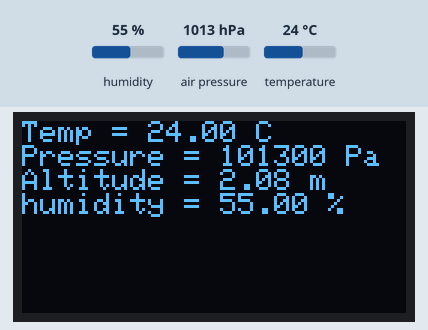
A sketch run on a simulated ESP32. Shown: 128×64 one-colour display. The inputs (shaded band) are chosen by the test bench; at power-on: temperature 24 °C, humidity 55 %, air pressure 1013 hPa. The display library's start-up logo is not drawn; what the sketch prints to the serial monitor is not drawn.

Above: at 2.2 s.
2.3 s: temperature set to 12 °C
At 3.9 s:
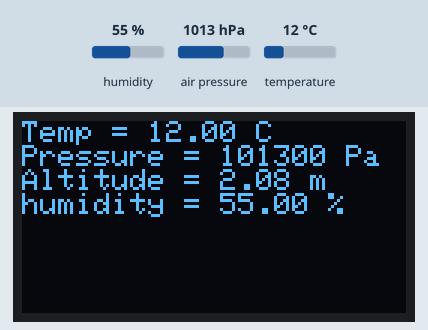
4.6 s: humidity set to 22 %
At 6.3 s:
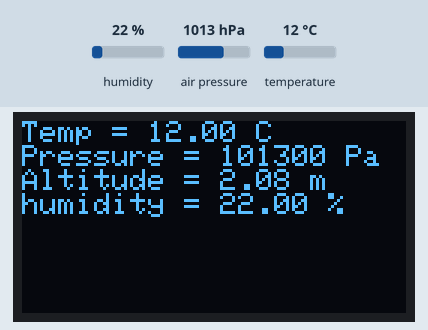
6.6 s: air pressure set to 952 hPa
At 8.0 s:
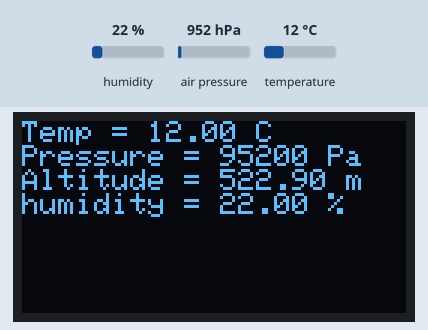
8.6 s: temperature set to 19 °C
Timing chart, 0 to 11.6 s (numbered marks = the images above; inputs shaded):
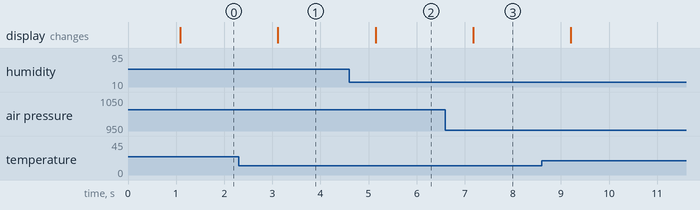

The sketch:

esp32_bme280_ssd1306.ino
```cpp
#include <SPI.h>
#include <Wire.h>
#include <Adafruit_GFX.h>
#include <Adafruit_SSD1306.h>

// If using software SPI (the default case):
#define OLED_MOSI  15
#define OLED_CLK   13
#define OLED_DC    0
#define OLED_CS    4
#define OLED_RESET 2

#include <Adafruit_Sensor.h>
#include <Adafruit_BME280.h>

#define BME_SCK 23
#define BME_MISO 21
#define BME_MOSI 22
#define BME_CS 19

Adafruit_SSD1306 display(OLED_MOSI, OLED_CLK, OLED_DC, OLED_RESET, OLED_CS);
Adafruit_BME280 bme(BME_CS, BME_MOSI, BME_MISO, BME_SCK);

void setup()   {
  Serial.begin(9600);
  display.begin(SSD1306_SWITCHCAPVCC);
  display.display();
  delay(1000);
  display.clearDisplay();
  display.setTextSize(1);
  display.setTextColor(WHITE);
  bme.begin();
}

void loop()
{
  long int pres = bme.readPressure();
  double temp = bme.readTemperature();
  double altitude = bme.readAltitude(1013.25);
  double humidity=bme.readHumidity();
  display.clearDisplay();
  display.setCursor(0,0);
  display.print("Temp = ");
  display.print(temp);
  Serial.print(temp);
  display.print(" C\n");
  display.print("Pressure = ");
  display.print(pres);
  display.print(" Pa\n");
  display.print("Altitude = ");
  display.print(altitude);
  display.print(" m\n");
  display.print("humidity = ");
  display.print(humidity);
  display.print(" %\n");
  display.display();
  delay(2000);
}
```

Measured:
- after the input at 2.3 s, the display: changes after 0.82 s (image 1)
- after the input at 4.6 s, the display: changes after 0.55 s (image 2)
- after the input at 6.6 s, the display: changes after 0.58 s (image 3)
